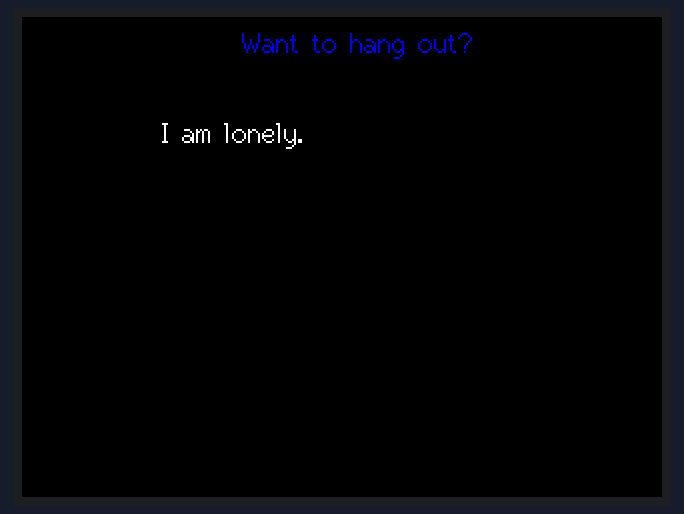
The sketch below on a simulated ESP32. Shown: 320×240 colour display. Random numbers use the default seed unless the sketch sets one.

Above: at 1.3 s.
At 5.8 s:
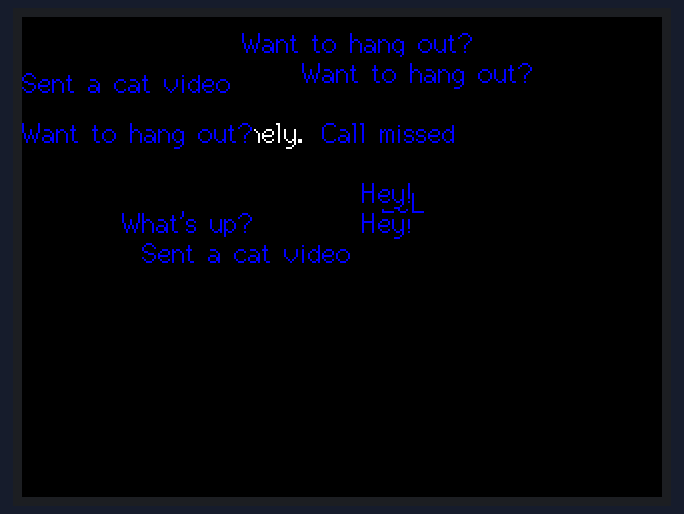
At 12.5 s:
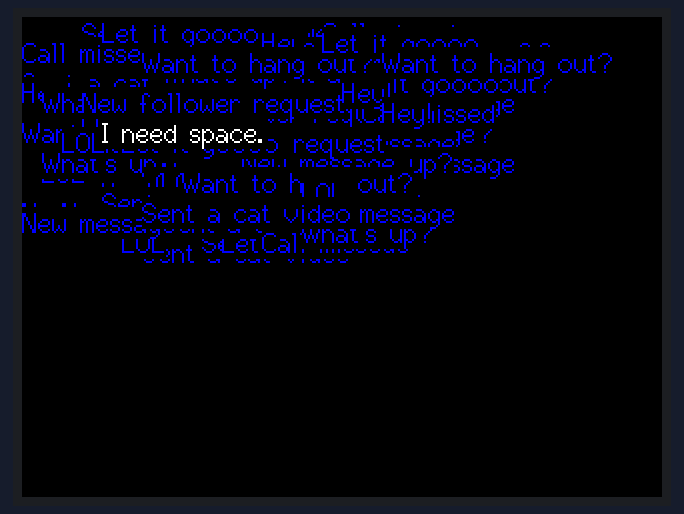
At 20.2 s:
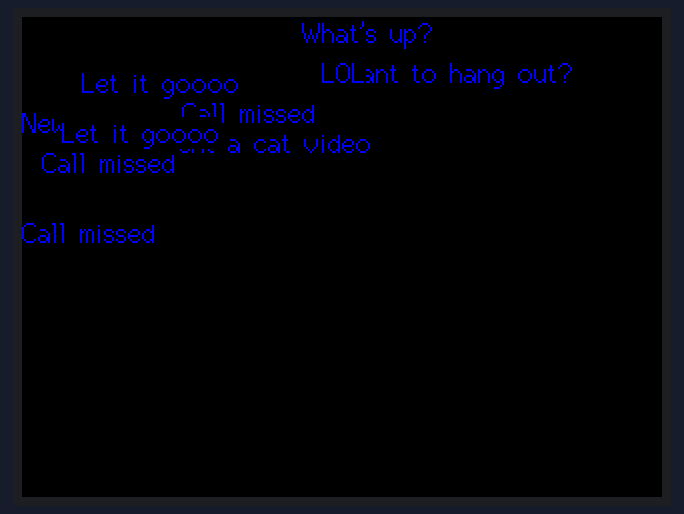
At 25.4 s:
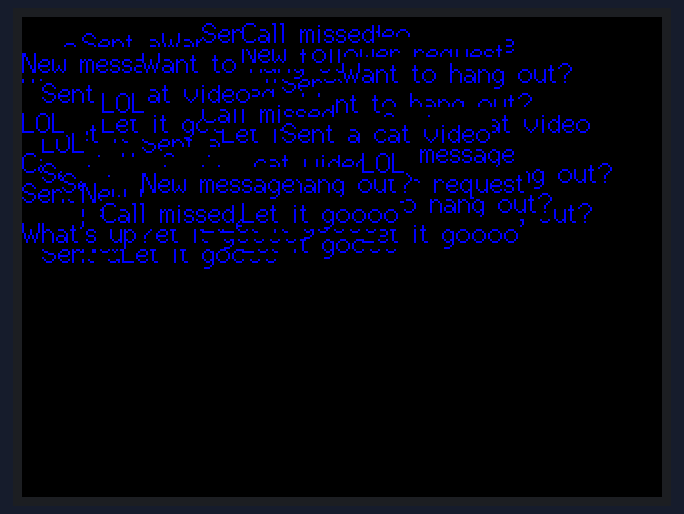
At 34.6 s:
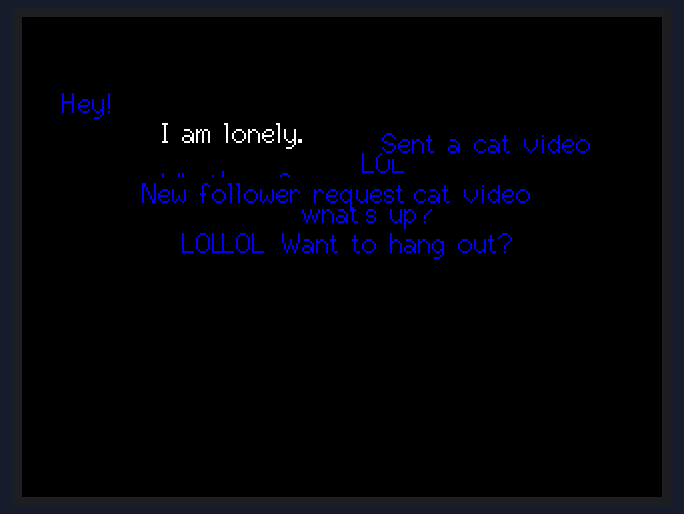

Measured:
- what the display in image 1 shows lasts 1.0 s, from 5.8 s to 6.8 s
- what the display in image 2 shows lasts 1.0 s, from 12.5 s to 13.5 s
- what the display in image 4 shows lasts 1.5 s, from 25.4 s to 26.9 s

The sketch:

generative_art.ino
```cpp
/*
 Author: Daniela Hikari Yano
 Generative Art Project
 February/2023
*/

// New background colour
#define TFT_BROWN 0x38E0

// Pause in milliseconds between screens, change to 0 to time font rendering
#define WAIT 500

#include <TFT_eSPI.h> // Graphics and font library for ST7735 driver chip
#include <SPI.h>

TFT_eSPI tft = TFT_eSPI();  // Invoke library, pins defined in User_Setup.h

unsigned long targetTime = 0; // Used for testing draw times

void setup(void) {
  tft.init();
  tft.setRotation(1);
}

void loop() {
  targetTime = millis();
  int index;
  int y_value;
  int x_value;

  // List of x positions
  std::vector<int> listx{0, 10, 20, 30, 40, 50, 60, 70, 80, 90, 100, 110, 120, 130, 140, 150, 160, 170, 180};

  //List of y positions
  std::vector<int> listy{0, 5, 10, 15, 20, 25, 30, 35, 40, 45, 50, 55, 60, 65, 70, 75, 80, 85, 90, 95, 100, 105, 110};

  int xpos = 0;

  // List with messages and notifications to be displayed
  const char* greetings[9] = { "New message", "LOL", "Hey!", "Sent a cat video", "What's up?", "New follower request", "Want to hang out?", "Call missed", "Let it goooo"};

  // Set the text and screen color
  tft.setTextColor(TFT_WHITE, TFT_BLACK);
  tft.fillScreen(TFT_BLACK);

  // Display first message
  delay(WAIT);
  tft.drawString("I am lonely.",70, 50, 2);
  delay(WAIT);

  // Change the color to blue
  tft.setTextColor(TFT_BLUE, TFT_BLACK);

  // Loop, in each inner loop a new position and message are selected
  for(int j=0; j < 10; j++){
    for(int i=0; i < 10; i++)
    {
      index = rand() % listx.size(); // pick a random index
      x_value = listx[index]; // a random value taken from that list
      index = rand() % listy.size(); // pick a random index
      y_value = listy[index];
      index = rand() % 9;
      tft.drawString(greetings[index], x_value, y_value, 2);
      if (j==0){
        delay(WAIT);
      }
    }
   delay(WAIT);
  }

  delay(WAIT);
  delay(WAIT);
  tft.setTextColor(TFT_WHITE, TFT_BLACK);
  tft.drawString("I need space.", 40, 50, 2);
  delay(WAIT);
  delay(WAIT);
  tft.fillScreen(TFT_BLACK);
  tft.drawString("...",100, 50, 2);
  delay(WAIT);
  delay(WAIT);
  // Maximum x=190, y=110

}
```
